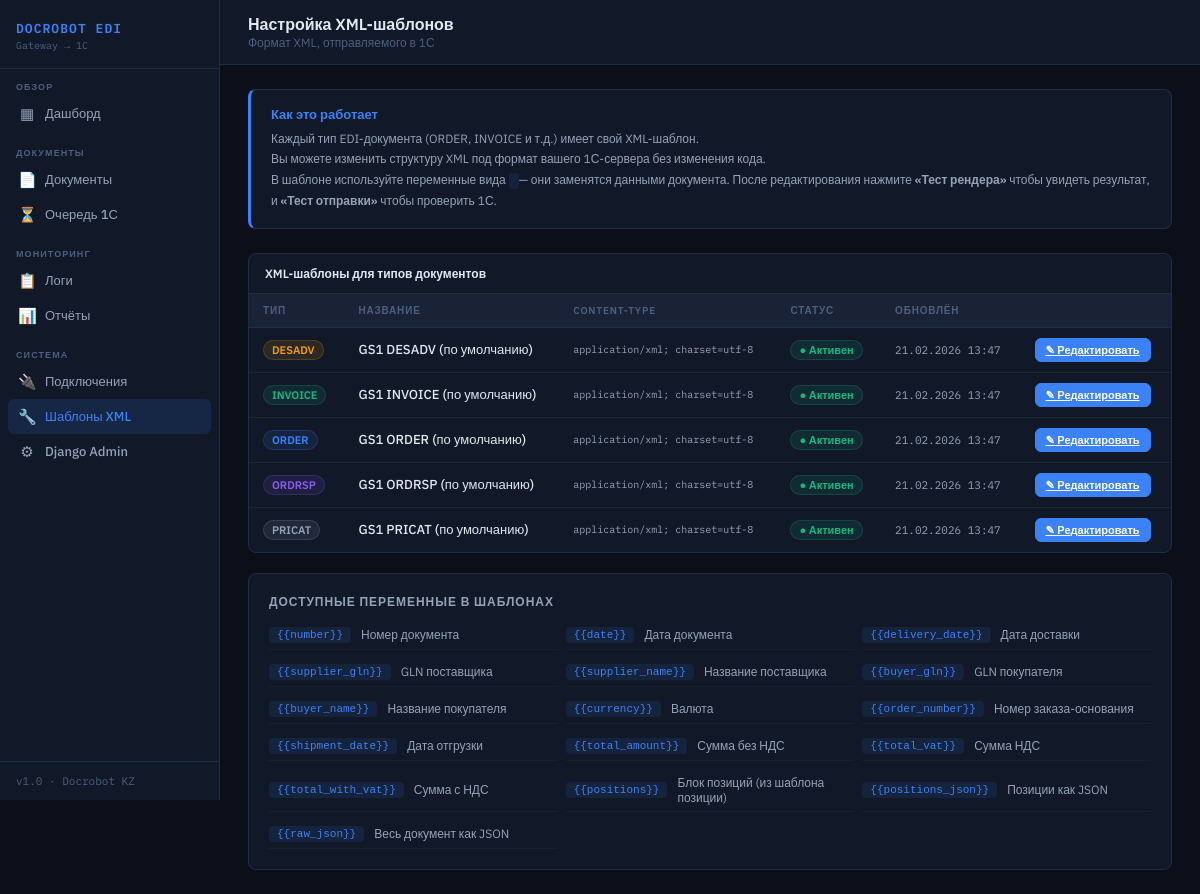
/settings/, run on the app's committed database.
### edi/models.py (models this page shows, shortened)
class XmlTemplate(models.Model):
    doc_type    = models.CharField(
        max_length=10,
        choices=[
            ('ORDER',   'Заказ (ORDER)'),
            ('ORDRSP',  'Подтверждение (ORDRSP)'),
            ('DESADV',  'Отгрузка (DESADV)'),
            ('INVOICE', 'Счёт-фактура (INVOICE)'),
            ('PRICAT',  'Прайс-лист (PRICAT)'),
        ],
        unique=True,
        verbose_name='Тип документа',
    )
    name        = models.CharField(max_length=100, verbose_name='Название шаблона')
    position_tpl= models.TextField(
        blank=True,
        verbose_name='Шаблон позиции',
        help_text='Переменные: {{line}}, {{ean}}, {{item_code}}, {{item_name}}, {{quantity}}, {{unit_price}}, {{vat}}, {{amount}}, {{amount_with_vat}}',
    )
    body_tpl    = models.TextField(
        verbose_name='Шаблон документа (XML)',
        help_text='Используйте {{переменная}} для подстановки данных.',
    )
    content_type= models.CharField(
        max_length=60,
        default='application/xml; charset=utf-8',
        verbose_name='Content-Type для 1С',
    )
    is_active   = models.BooleanField(default=True, verbose_name='Активен')
    updated_at  = models.DateTimeField(auto_now=True, verbose_name='Обновлён')
    class Meta:
        verbose_name = 'XML-шаблон'
        verbose_name_plural = 'XML-шаблоны'

### edi/views.py (the view)
# urls.py: path('settings/',                views.settings_view,  name='settings'),
def settings_view(request):
    from .models import XmlTemplate
    from .xml_builder import DEFAULT_TEMPLATES
    for doc_type, tpl_data in DEFAULT_TEMPLATES.items():
        XmlTemplate.objects.get_or_create(
            doc_type=doc_type,
            defaults={
                'name':         tpl_data['name'],
                'position_tpl': tpl_data['position_tpl'],
                'body_tpl':     tpl_data['body_tpl'],
            }
        )
    templates = XmlTemplate.objects.all().order_by('doc_type')
    VARS = [
        ('{{number}}',         'Номер документа'),
        ('{{date}}',           'Дата документа'),
        ('{{delivery_date}}',  'Дата доставки'),
        ('{{supplier_gln}}',   'GLN поставщика'),
        ('{{supplier_name}}',  'Название поставщика'),
        ('{{buyer_gln}}',      'GLN покупателя'),
        ('{{buyer_name}}',     'Название покупателя'),
        ('{{currency}}',       'Валюта'),
        ('{{order_number}}',   'Номер заказа-основания'),
        ('{{shipment_date}}',  'Дата отгрузки'),
        ('{{total_amount}}',   'Сумма без НДС'),
        ('{{total_vat}}',      'Сумма НДС'),
        ('{{total_with_vat}}', 'Сумма с НДС'),
        ('{{positions}}',      'Блок позиций (из шаблона позиции)'),
        ('{{positions_json}}', 'Позиции как JSON'),
        ('{{raw_json}}',       'Весь документ как JSON'),
    ]
    return render(request, 'edi/settings.html', {'templates': templates, 'vars': VARS})

### edi/templates/edi/settings.html (shortened to what this page needs)
{% extends 'edi/base.html' %}
{% block page_title %}Настройка XML-шаблонов{% endblock %}
{% block page_sub %}Формат XML, отправляемого в 1С{% endblock %}
{% block content %}
<div class="card mb24" style="border-left:3px solid var(--accent);padding:16px 20px;">
  <div style="font-size:13px;font-weight:600;color:var(--accent);margin-bottom:6px;">Как это работает</div>
  <div style="font-size:12px;color:var(--text2);line-height:1.7;">
    Каждый тип EDI-документа (ORDER, INVOICE и т.д.) имеет свой XML-шаблон.<br>
    Вы можете изменить структуру XML под формат вашего 1С-сервера без изменения кода.<br>
    В шаблоне используйте переменные вида <code style="color:var(--accent);background:rgba(59,130,246,0.1);padding:1px 5px;border-radius:3px;">{{number}}</code> — они заменятся данными документа.
    После редактирования нажмите <b>«Тест рендера»</b> чтобы увидеть результат, и <b>«Тест отправки»</b> чтобы проверить 1С.
  </div>
</div>
<div class="table-wrap">
  <div class="table-toolbar">
    <span style="font-size:12px;font-weight:600;">XML-шаблоны для типов документов</span>
  </div>
  <table>
    <thead>
      <tr><th>Тип</th><th>Название</th><th>Content-Type</th><th>Статус</th><th>Обновлён</th><th></th></tr>
    </thead>
    <tbody>
      {% for tpl in templates %}
      <tr>
        <td><span class="badge badge-{{ tpl.doc_type }}">{{ tpl.doc_type }}</span></td>
        <td style="font-weight:500;">{{ tpl.name }}</td>
        <td class="td-mono" style="font-size:10px;">{{ tpl.content_type }}</td>
        <td>
          {% if tpl.is_active %}
          <span class="badge badge-sent">● Активен</span>
          {% else %}
          <span class="badge badge-pending">○ Отключён</span>
          {% endif %}
        </td>
        <td class="td-mono">{{ tpl.updated_at|date:"d.m.Y H:i" }}</td>
        <td>
          <a href="{% url 'template_edit' tpl.doc_type %}" class="btn btn-primary btn-sm">✎ Редактировать</a>
        </td>
      </tr>
      {% empty %}
      <tr><td colspan="6"><div class="empty"><div class="empty-icon">📄</div><p>Шаблоны создаются автоматически при первом открытии</p></div></td></tr>
      {% endfor %}
    </tbody>
  </table>
</div>
<div class="card" style="margin-top:20px;">
  <div class="card-title">Доступные переменные в шаблонах</div>
  <div style="display:grid;grid-template-columns:repeat(auto-fill,minmax(280px,1fr));gap:8px;">
    {% for var, desc in vars %}
    <div style="display:flex;align-items:center;gap:10px;padding:6px 0;border-bottom:1px solid rgba(30,45,69,0.4);">
      <code style="color:var(--accent);background:rgba(59,130,246,0.1);padding:2px 8px;border-radius:4px;font-size:11px;white-space:nowrap;">{{ var }}</code>
      <span style="font-size:12px;color:var(--text2);">{{ desc }}</span>
    </div>
    {% endfor %}
  </div>
</div>
{% endblock %}

### edi/templates/edi/base.html (style rules this page uses)
:root { --bg: #0b0f1a; --surface: #111827; --surface2:#1a2236; --surface3:#202d44; --border: #1e2d45; --text: #e2e8f0; --text2: #94a3b8; --text3: #4b6080; --accent: #3b82f6; --accent2: #10b981; --warn: #f59e0b; --danger: #ef4444; --purple: #8b5cf6; --mono: 'IBM Plex Mono', monospace; --sans: 'IBM Plex Sans', sans-serif; --nav-w: 220px; --radius: 8px; }
*, *::before, *::after { box-sizing: border-box; margin: 0; padding: 0; }
body { font-family: var(--sans); background: var(--bg); color: var(--text); min-height: 100vh; display: flex; font-size: 14px; }
.card { background: var(--surface); border: 1px solid var(--border); border-radius: var(--radius); padding: 20px; }
.card-title { font-size: 12px; font-weight: 600; color: var(--text2); text-transform: uppercase; letter-spacing: 0.08em; margin-bottom: 12px; }
.table-wrap { background: var(--surface); border: 1px solid var(--border); border-radius: var(--radius); overflow: hidden; }
.table-toolbar { padding: 12px 16px; border-bottom: 1px solid var(--border); display: flex; gap: 10px; align-items: center; flex-wrap: wrap; }
table { width: 100%; border-collapse: collapse; }
th { text-align: left; padding: 10px 14px; font-size: 10px; font-weight: 600; text-transform: uppercase; letter-spacing: 0.08em; color: var(--text3); border-bottom: 1px solid var(--border); background: var(--surface2); }
td { padding: 10px 14px; font-size: 13px; border-bottom: 1px solid rgba(30,45,69,0.6); }
tr:last-child td { border-bottom: none; }
.td-mono { font-family: var(--mono); font-size: 11px; color: var(--text2); }
.badge { display: inline-flex; align-items: center; gap: 4px; padding: 2px 8px; border-radius: 20px; font-size: 11px; font-weight: 600; }
.badge-sent { background: rgba(16,185,129,0.12); color: var(--accent2); border: 1px solid rgba(16,185,129,0.2); }
.badge-ORDER { background: rgba(59,130,246,0.12); color: var(--accent); border: 1px solid rgba(59,130,246,0.2); }
.badge-ORDRSP { background: rgba(139,92,246,0.12); color: var(--purple); border: 1px solid rgba(139,92,246,0.2); }
.badge-DESADV { background: rgba(245,158,11,0.12); color: var(--warn); border: 1px solid rgba(245,158,11,0.2); }
.badge-INVOICE { background: rgba(16,185,129,0.12); color: var(--accent2); border: 1px solid rgba(16,185,129,0.2); }
.badge-PRICAT { background: rgba(148,163,184,0.12); color: var(--text2); border: 1px solid rgba(148,163,184,0.2); }
.btn { display: inline-flex; align-items: center; gap: 6px; padding: 7px 14px; border-radius: 6px; font-size: 12px; font-weight: 600; cursor: pointer; border: 1px solid transparent; transition: all 0.15s; font-family: var(--sans); }
.btn-primary { background: var(--accent); color: #fff; border-color: var(--accent); }
.btn-sm { padding: 4px 10px; font-size: 11px; }
.mb24 { margin-bottom: 24px; }

### data on the page
XmlTemplate: doc_type "DESADV", name "GS1 DESADV (по умолчанию)", content_type "application/xml; charset=utf-8", is_active "● Активен", updated_at "21.02.2026 13:47"
XmlTemplate: doc_type "INVOICE", name "GS1 INVOICE (по умолчанию)", content_type "application/xml; charset=utf-8", is_active "● Активен", updated_at "21.02.2026 13:47"
XmlTemplate: doc_type "ORDER", name "GS1 ORDER (по умолчанию)", content_type "application/xml; charset=utf-8", is_active "● Активен", updated_at "21.02.2026 13:47"
XmlTemplate: doc_type "ORDRSP", name "GS1 ORDRSP (по умолчанию)", content_type "application/xml; charset=utf-8", is_active "● Активен", updated_at "21.02.2026 13:47"
XmlTemplate: doc_type "PRICAT", name "GS1 PRICAT (по умолчанию)", content_type "application/xml; charset=utf-8", is_active "● Активен", updated_at "21.02.2026 13:47"

### other printed values
{{ var }} "{{number}}" "{{date}}" "{{delivery_date}}" "{{supplier_gln}}" "{{supplier_name}}" "{{buyer_gln}}" "{{buyer_name}}" "{{currency}}" "{{order_number}}" "{{shipment_date}}" "{{total_amount}}" "{{total_vat}}" "{{total_with_vat}}" "{{positions}}" "{{positions_json}}" "{{raw_json}}"
{{ desc }} "Номер документа" "Дата документа" "Дата доставки" "GLN поставщика" "Название поставщика" "GLN покупателя" "Название покупателя" "Валюта" "Номер заказа-основания" "Дата отгрузки" "Сумма без НДС" "Сумма НДС" "Сумма с НДС" "Блок позиций (из шаблона позиции)" "Позиции как JSON" "Весь документ как JSON"
